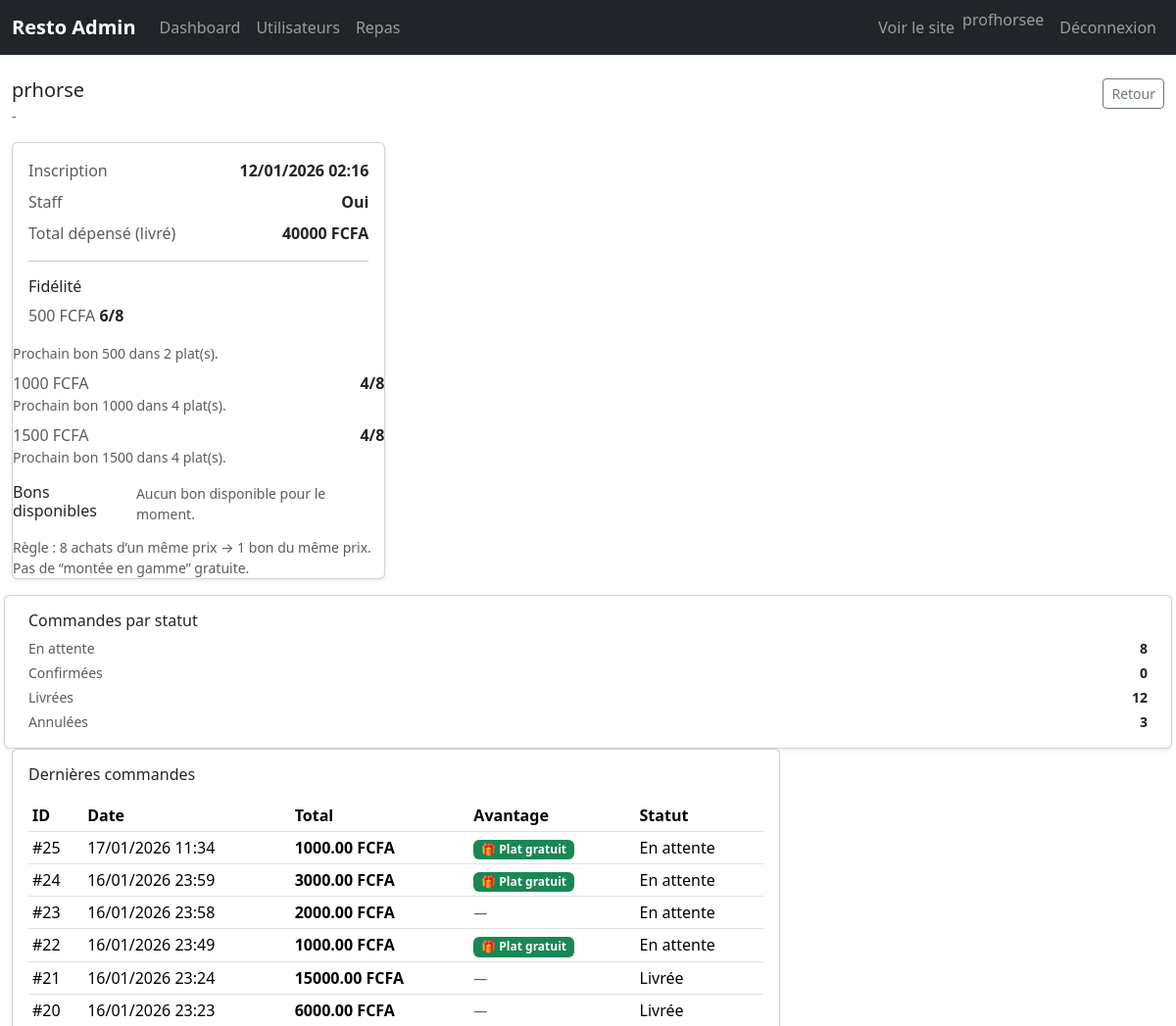
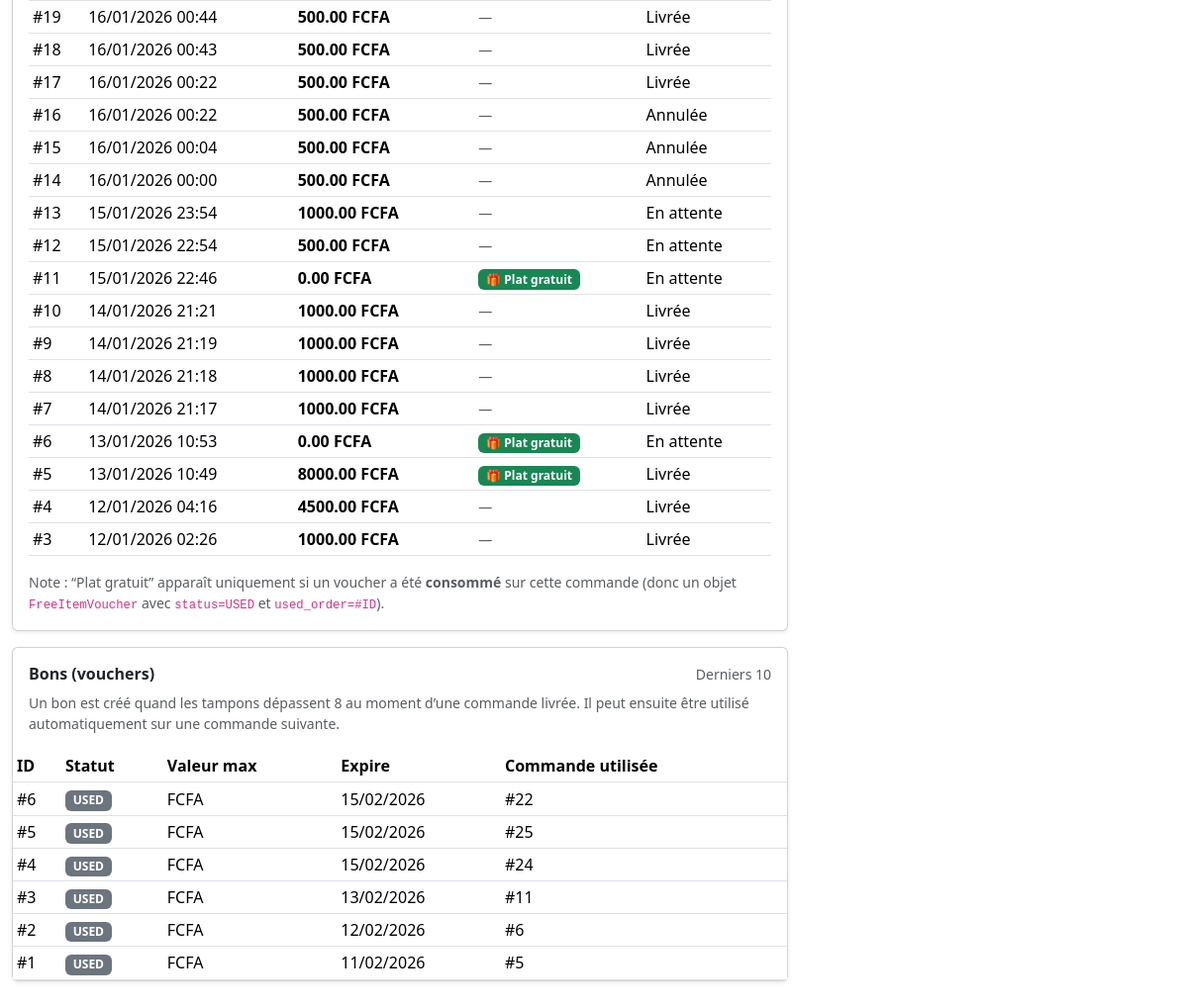
Screenshot of /staff/users/5/ (signed in) with the database file from the repository (2 pictures, top to bottom).
### orders/models.py (models this page shows, shortened)
class Order(models.Model):
    STATUS_CHOICES = (
        ("pending", "En attente"),
        ("confirmed", "Confirmée"),
        ("canceled", "Annulée"),
        ("delivered", "Livrée"),
    )
    user = models.ForeignKey(
        settings.AUTH_USER_MODEL,
        on_delete=models.CASCADE,
        null=True, blank=True,
        related_name="orders",
    )
    created_at = models.DateTimeField(auto_now_add=True)
    customer_name = models.CharField(max_length=150)
    phone = models.CharField(max_length=20)
    address = models.TextField(blank=True, default="")
    address_detail = models.CharField(max_length=255, blank=True, default="")
    subtotal = models.DecimalField(max_digits=10, decimal_places=2, default=Decimal("0.00"))
    discount_total = models.DecimalField(max_digits=10, decimal_places=2, default=Decimal("0.00"))
    total = models.DecimalField(max_digits=10, decimal_places=2, default=Decimal("0.00"))
    promo_code = models.CharField(max_length=32, null=True, blank=True)
    status = models.CharField(max_length=20, choices=STATUS_CHOICES, default="pending")

### marketing/models.py (models this page shows)
class FreeItemVoucher(models.Model):
    class Status(models.TextChoices):
        AVAILABLE = "AVAILABLE", "Available"
        USED = "USED", "Used"
        EXPIRED = "EXPIRED", "Expired"
    user = models.ForeignKey(User, on_delete=models.CASCADE, related_name="free_vouchers")
    tier_value = models.PositiveIntegerField(default=500) #stamps=f()
    expires_at = models.DateTimeField()
    status = models.CharField(max_length=12, choices=Status.choices, default=Status.AVAILABLE)
    used_order = models.ForeignKey(
        "orders.Order", on_delete=models.SET_NULL,
        null=True, blank=True, related_name="used_vouchers"
    )
    created_at = models.DateTimeField(auto_now_add=True)
    class Meta:
        indexes = [models.Index(fields=["user", "status", "expires_at"])]

### staff/views.py (the view)
# urls.py: path("users/<int:user_id>/", views.admin_user_detail, name="admin_user_detail"),
@staff_member_required
def admin_user_detail(request, user_id: int):
    User = get_user_model()
    u = get_object_or_404(User, id=user_id)
    orders = (
        Order.objects
        .filter(user=u)
        .prefetch_related("items", "used_vouchers")  # FreeItemVoucher.used_order related_name="used_vouchers"
        .order_by("-created_at")[:50]
    )
    counts = (
        Order.objects.filter(user=u)
        .values("status")
        .annotate(n=Count("id"))
    )
    counts_map = {x["status"]: x["n"] for x in counts}
    total_spent = (
        Order.objects
        .filter(user=u, status="delivered")
        .aggregate(s=Sum("total"))["s"] or 0
    )
    loyalty, _ = LoyaltyAccount.objects.get_or_create(user=u)
    vouchers_available = (
        FreeItemVoucher.objects.filter(
            user=u,
            status=FreeItemVoucher.Status.AVAILABLE,
            expires_at__gt=timezone.now()
        ).count()
    )
    vouchers_list = (
        FreeItemVoucher.objects
        .filter(user=u)
        .order_by("-created_at")[:10]
    )
    def need_to_next(n: int) -> int:
        r = n % 8
        return 0 if r == 0 else (8 - r)
    next_500 = need_to_next(loyalty.count_500)
    next_1000 = need_to_next(loyalty.count_1000)
    next_1500 = need_to_next(loyalty.count_1500)
    return render(request, "admin/user_detail.html", {
        "u": u,
        "orders": orders,
        "counts": {
            "pending": counts_map.get("pending", 0),
            "confirmed": counts_map.get("confirmed", 0),
            "delivered": counts_map.get("delivered", 0),
            "canceled": counts_map.get("canceled", 0),
        },
        "total_spent": total_spent,
        "c500": loyalty.count_500,
        "c1000": loyalty.count_1000,
        "c1500": loyalty.count_1500,
        "next_500": next_500,
        "next_1000": next_1000,
        "next_1500": next_1500,
        "vouchers": vouchers_list,
        "free_vouchers": vouchers_available,
    })

### orders/context_processors.py (called while the page is built)
def cart(request):
    return {"cart": Cart(request)}

### staff/templates/admin/user_detail.html (shortened to what this page needs)
{% extends "admin/base_admin.html" %}
{% block content %}
<div class="d-flex justify-content-between align-items-start mb-3">
  <div>
    <h1 class="h5 mb-1">{{ u.username }}</h1>
    <div class="text-muted small">{{ u.email|default:"-" }}</div>
  </div>
  <a class="btn btn-sm btn-outline-secondary" href="{% url 'staff:admin_user_list' %}">
    Retour
  </a>
</div>
<div class="row g-3">
  <div class="col-lg-4">
    <div class="card shadow-sm">
      <div class="card-body">
        <div class="d-flex justify-content-between mb-2">
          <span class="text-muted">Inscription</span>
          <span class="fw-semibold">{{ u.date_joined|date:"d/m/Y H:i" }}</span>
        </div>
        <div class="d-flex justify-content-between mb-2">
          <span class="text-muted">Staff</span>
          <span class="fw-semibold">{% if u.is_staff %}Oui{% else %}Non{% endif %}</span>
        </div>
        <div class="d-flex justify-content-between mb-2">
          <span class="text-muted">Total dépensé (livré)</span>
          <span class="fw-semibold">{{ total_spent }} FCFA</span>
        </div>
        <hr class="my-3">
        <h2 class="h6 mb-2">Fidélité</h2>
        <span class="text-muted">500 FCFA</span>
        <span class="fw-semibold">{{ c500|default:0 }}/8</span>
      </div>
      {% if next_500 > 0 %}
        <div class="text-muted small mb-2">Prochain bon 500 dans {{ next_500 }} plat(s).</div>
      {% else %}
        <div class="text-muted small mb-2">Bon 500 prêt (à la prochaine livraison si génération activée).</div>
      {% endif %}
      <div class="d-flex justify-content-between">
        <span class="text-muted">1000 FCFA</span>
        <span class="fw-semibold">{{ c1000|default:0 }}/8</span>
      </div>
      {% if next_1000 > 0 %}
        <div class="text-muted small mb-2">Prochain bon 1000 dans {{ next_1000 }} plat(s).</div>
      {% else %}
        <div class="text-muted small mb-2">Bon 1000 prêt (à la prochaine livraison si génération activée).</div>
      {% endif %}
      <div class="d-flex justify-content-between">
        <span class="text-muted">1500 FCFA</span>
        <span class="fw-semibold">{{ c1500|default:0 }}/8</span>
      </div>
      {% if next_1500 > 0 %}
        <div class="text-muted small mb-2">Prochain bon 1500 dans {{ next_1500 }} plat(s).</div>
      {% else %}
        <div class="text-muted small mb-2">Bon 1500 prêt (à la prochaine livraison si génération activée).</div>
      {% endif %}
      <div class="d-flex justify-content-between mt-2">
       <h3 class="h6 mb-2">Bons disponibles</h3>
        {% if vouchers_available and vouchers_available|length > 0 %}
          <div class="mb-2">
            <div class="fw-semibold">500 FCFA</div>
            {% if v500|length > 0 %}
              <ul class="small mb-2">
                {% for v in v500 %}
                  <li>
                    Bon #{{ v.id }} — expire le {{ v.expires_at|date:"d/m/Y" }}
                  </li>
                {% endfor %}
              </ul>
            {% else %}
              <div class="text-muted small mb-2">Aucun bon 500.</div>
            {% endif %}
            <div class="fw-semibold">1000 FCFA</div>
            {% if v1000|length > 0 %}
              <ul class="small mb-2">
                {% for v in v1000 %}
                  <li>
                    Bon #{{ v.id }} — expire le {{ v.expires_at|date:"d/m/Y" }}
                  </li>
                {% endfor %}
              </ul>
            {% else %}
              <div class="text-muted small mb-2">Aucun bon 1000.</div>
            {% endif %}
            <div class="fw-semibold">1500 FCFA</div>
            {% if v1500|length > 0 %}
              <ul class="small mb-0">
                {% for v in v1500 %}
                  <li>
                    Bon #{{ v.id }} — expire le {{ v.expires_at|date:"d/m/Y" }}
                  </li>
                {% endfor %}
              </ul>
            {% else %}
              <div class="text-muted small">Aucun bon 1500.</div>
            {% endif %}
          </div>
          <div class="text-muted small">
            Règle : un bon 500/1000/1500 s’applique uniquement sur un plat du même prix.
            Le système utilise automatiquement le bon qui expire le plus tôt et qui correspond à ton panier.
          </div>
        {% else %}
          <div class="text-muted small">
            Aucun bon disponible pour le moment.
          </div>
        {% endif %}
      </div>
      <div class="text-muted small mt-2">
        Règle : 8 achats d’un même prix → 1 bon du même prix. Pas de “montée en gamme” gratuite.
      </div>
      </div>
    </div>
    <div class="card shadow-sm mt-3">
      <div class="card-body">
        <h2 class="h6 mb-2">Commandes par statut</h2>
        <div class="d-flex justify-content-between small mb-1">
          <span class="text-muted">En attente</span>
          <span class="fw-semibold">{{ counts.pending|default:0 }}</span>
        </div>
        <div class="d-flex justify-content-between small mb-1">
          <span class="text-muted">Confirmées</span>
          <span class="fw-semibold">{{ counts.confirmed|default:0 }}</span>
        </div>
        <div class="d-flex justify-content-between small mb-1">
          <span class="text-muted">Livrées</span>
          <span class="fw-semibold">{{ counts.delivered|default:0 }}</span>
        </div>
        <div class="d-flex justify-content-between small">
          <span class="text-muted">Annulées</span>
          <span class="fw-semibold">{{ counts.canceled|default:0 }}</span>
        </div>
      </div>
    </div>
  </div>
  <div class="col-lg-8">
    <div class="card shadow-sm">
      <div class="card-body">
        <h2 class="h6 mb-3">Dernières commandes</h2>
        <div class="table-responsive">
          <table class="table table-sm align-middle mb-0">
            <thead>
              <tr>
                <th>ID</th>
                <th>Date</th>
                <th>Total</th>
                <th>Avantage</th>
                <th>Statut</th>
              </tr>
            </thead>
            <tbody>
              {% for o in orders %}
                <tr>
                  <td>#{{ o.id }}</td>
                  <td>{{ o.created_at|date:"d/m/Y H:i" }}</td>
                  <td class="fw-semibold">{{ o.total }} FCFA</td>
                  <td>
                    {% if o.used_vouchers.all|length > 0 %}
                      <span class="badge bg-success">🎁 Plat gratuit</span>
                    {% elif o.promo_code %}
                      <span class="badge bg-info text-dark">🏷️ Promo</span>
                    {% else %}
                      <span class="text-muted small">—</span>
                    {% endif %}
                  </td>
                  <td>{{ o.get_status_display }}</td>
                </tr>
              {% empty %}
                <tr>
                  <td colspan="5" class="text-center text-muted py-3">
                    Aucune commande.
                  </td>
                </tr>
              {% endfor %}
            </tbody>
          </table>
        </div>
        <div class="text-muted small mt-3">
          Note : “Plat gratuit” apparaît uniquement si un voucher a été <strong>consommé</strong> sur cette commande
          (donc un objet <code>FreeItemVoucher</code> avec <code>status=USED</code> et <code>used_order=#ID</code>).
        </div>
      </div>
    </div>
    <div class="card shadow-sm mt-3">
      <div class="card-body">
        <div class="d-flex justify-content-between align-items-center">
          <h3 class="h6 fw-bold mb-0">Bons (vouchers)</h3>
          <span class="text-muted small">Derniers 10</span>
        </div>
        <div class="text-muted small mt-2">
          Un bon est créé quand les tampons dépassent 8 au moment d’une commande livrée.
          Il peut ensuite être utilisé automatiquement sur une commande suivante.
        </div>
      </div>
      <div class="table-responsive">
        <table class="table table-sm mb-0 align-middle">
          <thead>
            <tr>
              <th>ID</th>
              <th>Statut</th>
              <th>Valeur max</th>
              <th>Expire</th>
              <th>Commande utilisée</th>
            </tr>
          </thead>
          <tbody>
            {% for v in vouchers %}
              <tr>
                <td>#{{ v.id }}</td>
                <td>
                  {% if v.status == "AVAILABLE" %}
                    <span class="badge bg-success">AVAILABLE</span>
                  {% elif v.status == "USED" %}
                    <span class="badge bg-secondary">USED</span>
                  {% elif v.status == "EXPIRED" %}
                    <span class="badge bg-danger">EXPIRED</span>
                  {% else %}
                    <span class="badge bg-dark">{{ v.status }}</span>
                  {% endif %}
                </td>
                <td>{{ v.max_tier_value }} FCFA</td>
                <td>{{ v.expires_at|date:"d/m/Y" }}</td>
                <td>
                  {% if v.used_order %}
                    #{{ v.used_order.id }}
                  {% else %}
                    <span class="text-muted">—</span>
                  {% endif %}
                </td>
              </tr>
            {% empty %}
              <tr>
                <td colspan="5" class="text-center text-muted py-3">
                  Aucun voucher.
                </td>
              </tr>
            {% endfor %}
          </tbody>
        </table>
      </div>
    </div>
  </div>
</div>
{% endblock %}

### staff/templates/admin/base_admin.html (shortened to what this page needs)
{% load static %}
<!DOCTYPE html>
<html lang="fr">
<head>
  <link href="https://cdn.jsdelivr.net/npm/bootstrap@5.3.3/dist/css/bootstrap.min.css" rel="stylesheet">
</head>
<body>
<nav class="navbar navbar-expand-lg navbar-dark bg-dark mb-4">
  <div class="container-fluid">
    <a class="navbar-brand fw-bold" href="{% url 'staff:admin_dashboard' %}">Resto Admin</a>
    <div class="collapse navbar-collapse" id="adminNav">
      <ul class="navbar-nav me-auto">
        <li class="nav-item"><a class="nav-link" href="{% url 'staff:admin_dashboard' %}">Dashboard</a></li>
        <li class="nav-item"><a class="nav-link" href="{% url 'staff:admin_user_list' %}">Utilisateurs</a></li>
        <li class="nav-item"><a class="nav-link" href="{% url 'staff:meal_list' %}">Repas</a></li>
      </ul>
      <ul class="navbar-nav ms-auto">
        <li class="nav-item">
          <a class="nav-link" href="{% url 'shop:meal_list' %}" target="_blank">Voir le site</a>
        </li>
        {% if user.is_authenticated %}
          <li class="nav-item"><span class="navbar-text me-2">{{ user.username }}</span></li>
          <li class="nav-item">
            <a class="nav-link" href="{% url 'comptes:logout' %}?next={% url 'staff:admin_dashboard' %}">Déconnexion</a>
          </li>
        {% endif %}
      </ul>
    </div>
  </div>
</nav>
<div class="container-fluid mb-5">
  {% block content %}{% endblock %}
</body>
</html>

### rows the page displays
Order: id "25", created_at "17/01/2026 11:34", total "1000.00", shows "🎁 Plat gratuit", status "En attente"
Order: id "24", created_at "16/01/2026 23:59", total "3000.00", shows "🎁 Plat gratuit", status "En attente"
Order: id "23", created_at "16/01/2026 23:58", total "2000.00", status "En attente"
Order: id "22", created_at "16/01/2026 23:49", total "1000.00", shows "🎁 Plat gratuit", status "En attente"
Order: id "21", created_at "16/01/2026 23:24", total "15000.00", status "Livrée"
Order: id "20", created_at "16/01/2026 23:23", total "6000.00", status "Livrée"
Order: id "19", created_at "16/01/2026 00:44", total "500.00", status "Livrée"
Order: id "18", created_at "16/01/2026 00:43", total "500.00", status "Livrée"
Order: id "17", created_at "16/01/2026 00:22", total "500.00", status "Livrée"
Order: id "16", created_at "16/01/2026 00:22", total "500.00", status "Annulée"
Order: id "15", created_at "16/01/2026 00:04", total "500.00", status "Annulée"
Order: id "14", created_at "16/01/2026 00:00", total "500.00", status "Annulée"
Order: id "13", created_at "15/01/2026 23:54", total "1000.00", status "En attente"
Order: id "12", created_at "15/01/2026 22:54", total "500.00", status "En attente"
Order: id "11", created_at "15/01/2026 22:46", total "0.00", shows "🎁 Plat gratuit", status "En attente"
Order: id "10", created_at "14/01/2026 21:21", total "1000.00", status "Livrée"
Order: id "9", created_at "14/01/2026 21:19", total "1000.00", status "Livrée"
Order: id "8", created_at "14/01/2026 21:18", total "1000.00", status "Livrée"
Order: id "7", created_at "14/01/2026 21:17", total "1000.00", status "Livrée"
Order: id "6", created_at "13/01/2026 10:53", total "0.00", shows "🎁 Plat gratuit", status "En attente"
Order: id "5", created_at "13/01/2026 10:49", total "8000.00", shows "🎁 Plat gratuit", status "Livrée"
Order: id "4", created_at "12/01/2026 04:16", total "4500.00", status "Livrée"
Order: id "3", created_at "12/01/2026 02:26", total "1000.00", status "Livrée"
FreeItemVoucher: id "6", status "USED", expires_at "15/02/2026", used_order.id "22"
FreeItemVoucher: id "5", status "USED", expires_at "15/02/2026", used_order.id "25"
FreeItemVoucher: id "4", status "USED", expires_at "15/02/2026", used_order.id "24"
FreeItemVoucher: id "3", status "USED", expires_at "13/02/2026", used_order.id "11"
FreeItemVoucher: id "2", status "USED", expires_at "12/02/2026", used_order.id "6"
FreeItemVoucher: id "1", status "USED", expires_at "11/02/2026", used_order.id "5"

### other values shown
{{ user.username }} "profhorsee"
{{ u.username }} "prhorse"
{{ u.email|default:"-" }} "-"
{{ u.date_joined|date:"d/m/Y H:i" }} "12/01/2026 02:16"
{{ total_spent }} "40000"
{{ c500|default:0 }} "6"
{{ next_500 }} "2"
{{ c1000|default:0 }} "4"
{{ next_1000 }} "4"
{{ c1500|default:0 }} "4"
{{ next_1500 }} "4"
{{ counts.pending|default:0 }} "8"
{{ counts.confirmed|default:0 }} "0"
{{ counts.delivered|default:0 }} "12"
{{ counts.canceled|default:0 }} "3"
